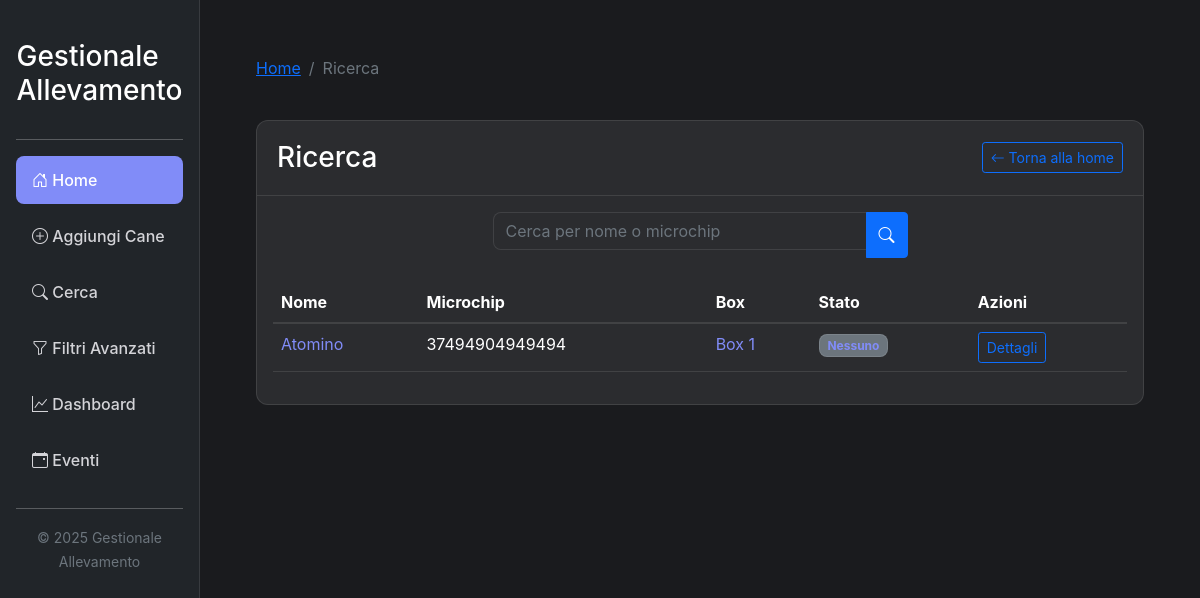
/cerca, run on the app's committed database.
### tables this page shows
CREATE TABLE cani (
            id INTEGER PRIMARY KEY AUTOINCREMENT,
            nome TEXT NOT NULL,
            razza TEXT,
            colore TEXT,
            microchip TEXT,
            box TEXT,
            stato TEXT DEFAULT ''
        , microchip_data TEXT, chip_inserito TEXT DEFAULT 'No', venduto TEXT DEFAULT 'No', sesso TEXT, data_nascita TEXT, fuori_struttura TEXT DEFAULT 'No', data_uscita TEXT, data_rientro TEXT);

### PiccoloAmico/app_api.py (the view)
@app.route('/cerca', methods=['GET'])
def cerca():
    query = request.args.get('q', '')
    conn = get_db_connection()
    cani = conn.execute("SELECT * FROM cani WHERE nome LIKE ? OR microchip LIKE ?",
                        ('%' + query + '%', '%' + query + '%')).fetchall()
    conn.close()
    return render_template('cerca.html', cani=cani, query=query)

### PiccoloAmico/app_api.py (called while the page is built)
def get_db_connection():
    conn = sqlite3.connect(DB_NAME)
    conn.row_factory = sqlite3.Row
    return conn

### PiccoloAmico/templates/cerca.html (shortened to what this page needs)
{% extends "layout.html" %}
{% block content %}
<div class="row">
    <div class="col-12 mb-4">
        <nav aria-label="breadcrumb">
            <ol class="breadcrumb">
                <li class="breadcrumb-item"><a href="/">Home</a></li>
                <li class="breadcrumb-item active" aria-current="page">Ricerca</li>
            </ol>
        </nav>
    </div>
</div>
<div class="row">
    <div class="col-12">
        <div class="card">
            <div class="card-header d-flex justify-content-between align-items-center">
                <h3 class="card-title mb-0">
                    {% if query %}
                        Risultati per "{{ query }}"
                    {% else %}
                        Ricerca
                    {% endif %}
                </h3>
                <div>
                    <a href="/" class="btn btn-outline-primary btn-sm">
                        <i class="bi bi-arrow-left"></i> Torna alla home
                    </a>
                </div>
            </div>
            <div class="card-body">
                <div class="row mb-4">
                    <div class="col-sm-10 col-md-8 col-lg-6 mx-auto">
                        <form action="/cerca" method="get">
                            <div class="input-group">
                                <input type="text" name="q" class="form-control" value="{{ query }}" placeholder="Cerca per nome o microchip">
                                <button type="submit" class="btn btn-primary">
                                    <i class="bi bi-search"></i>
                                </button>
                            </div>
                        </form>
                    </div>
                </div>
                {% if cani %}
                    <div class="table-responsive">
                        <table class="table table-hover">
                            <thead>
                                <tr>
                                    <th>Nome</th>
                                    <th>Microchip</th>
                                    <th>Box</th>
                                    <th>Stato</th>
                                    <th>Azioni</th>
                                </tr>
                            </thead>
                            <tbody>
                                {% for cane in cani %}
                                <tr>
                                    <td><a href="/cane/{{ cane.id }}" class="text-decoration-none">{{ cane.nome }}</a></td>
                                    <td>{{ cane.microchip or 'Non inserito' }}</td>
                                    <td><a href="/box/{{ cane.box }}" class="text-decoration-none">{{ cane.box }}</a></td>
                                    <td><span class="badge bg-secondary">{{ cane.stato or 'Nessuno' }}</span></td>
                                    <td>
                                        <a href="/cane/{{ cane.id }}" class="btn btn-sm btn-outline-primary">Dettagli</a>
                                    </td>
                                </tr>
                                {% endfor %}
                            </tbody>
                        </table>
                    </div>
                {% endif %}
            </div>
        </div>
    </div>
</div>
{% endblock %}

### PiccoloAmico/static/css/style.css (style rules this page uses)
:root { --bg-primary: #1a1b1e; --bg-secondary: #2b2c2f; --text-primary: #ffffff; --text-secondary: #d4d4d8; --accent: #818cf8; }
body { background-color: var(--bg-primary); color: var(--text-primary); font-family: -apple-system, BlinkMacSystemFont, "Segoe UI", Roboto, sans-serif; }
.card { background-color: var(--bg-secondary); border: 1px solid rgba(255,255,255,0.1); border-radius: 0.75rem; margin-bottom: 1.5rem; }
.card-header { background-color: transparent; border-bottom: 1px solid rgba(255,255,255,0.1); padding: 1.25rem; }
.table { color: var(--text-primary); }
.table th { border-bottom: 2px solid rgba(255,255,255,0.1); white-space: nowrap; }
.table td { border-bottom: 1px solid rgba(255,255,255,0.1); }
.form-control, .form-select { background-color: var(--bg-secondary); border: 1px solid rgba(255,255,255,0.1); color: var(--text-primary); border-radius: 0.5rem; }
.badge { background-color: var(--bg-secondary); border: 1px solid rgba(255,255,255,0.1); color: #818cf8; border-radius: 0.5rem; }
.text-decoration-none { color: #818cf8; }

### PiccoloAmico/templates/layout.html (style rules this page uses)
.card { transition: transform 0.2s; margin-bottom: 1rem; }
.form-control, .form-select { margin-bottom: 0.5rem; }

### data on the page
cani: nome "Atomino", microchip "37494904949494", box "Box 1", stato "Nessuno"
